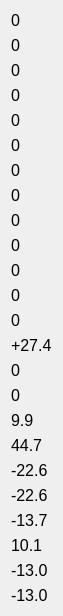
     <widget class="QWidget" name="layoutWidget_38">
      <property name="geometry">
       <rect>
        <x>450</x>
        <y>180</y>
        <width>56</width>
        <height>461</height>
       </rect>
      </property>
      <layout class="QVBoxLayout" name="verticalLayout_44">
       <item>
        <widget class="QLabel" name="label_211">
         <property name="font">
          <font>
           <pointsize>12</pointsize>
          </font>
         </property>
         <property name="text">
          <string>0</string>
         </property>
        </widget>
       </item>
       <item>
        <widget class="QLabel" name="label_212">
         <property name="font">
          <font>
           <pointsize>12</pointsize>
          </font>
         </property>
         <property name="text">
          <string>0</string>
         </property>
        </widget>
       </item>
       <item>
        <widget class="QLabel" name="label_213">
         <property name="font">
          <font>
           <pointsize>12</pointsize>
          </font>
         </property>
         <property name="text">
          <string>0</string>
         </property>
        </widget>
       </item>
       <item>
        <widget class="QLabel" name="label_214">
         <property name="font">
          <font>
           <pointsize>12</pointsize>
          </font>
         </property>
         <property name="text">
          <string>0</string>
         </property>
        </widget>
       </item>
       <item>
        <widget class="QLabel" name="label_215">
         <property name="font">
          <font>
           <pointsize>12</pointsize>
          </font>
         </property>
         <property name="text">
          <string>0</string>
         </property>
        </widget>
       </item>
       <item>
        <widget class="QLabel" name="label_216">
         <property name="font">
          <font>
           <pointsize>12</pointsize>
          </font>
         </property>
         <property name="text">
          <string>0</string>
         </property>
        </widget>
       </item>
       <item>
        <widget class="QLabel" name="label_217">
         <property name="font">
          <font>
           <pointsize>12</pointsize>
          </font>
         </property>
         <property name="text">
          <string>0</string>
         </property>
        </widget>
       </item>
       <item>
        <widget class="QLabel" name="label_218">
         <property name="font">
          <font>
           <pointsize>12</pointsize>
          </font>
         </property>
         <property name="text">
          <string>0</string>
         </property>
        </widget>
       </item>
       <item>
        <widget class="QLabel" name="label_219">
         <property name="font">
          <font>
           <pointsize>12</pointsize>
          </font>
         </property>
         <property name="text">
          <string>0</string>
         </property>
        </widget>
       </item>
       <item>
        <widget class="QLabel" name="label_220">
         <property name="font">
          <font>
           <pointsize>12</pointsize>
          </font>
         </property>
         <property name="text">
          <string>0</string>
         </property>
        </widget>
       </item>
       <item>
        <widget class="QLabel" name="label_221">
         <property name="font">
          <font>
           <pointsize>12</pointsize>
          </font>
         </property>
         <property name="text">
          <string>0</string>
         </property>
        </widget>
       </item>
       <item>
        <widget class="QLabel" name="label_222">
         <property name="font">
          <font>
           <pointsize>12</pointsize>
          </font>
         </property>
         <property name="text">
          <string>0</string>
         </property>
        </widget>
       </item>
       <item>
        <widget class="QLabel" name="label_223">
         <property name="font">
          <font>
           <pointsize>12</pointsize>
          </font>
         </property>
         <property name="text">
          <string>0</string>
         </property>
        </widget>
       </item>
       <item>
        <widget class="QLabel" name="label_224">
         <property name="font">
          <font>
           <pointsize>12</pointsize>
          </font>
         </property>
         <property name="text">
          <string>+27.4</string>
         </property>
        </widget>
       </item>
       <item>
        <widget class="QLabel" name="label_225">
         <property name="font">
          <font>
           <pointsize>12</pointsize>
          </font>
         </property>
         <property name="text">
          <string>0</string>
         </property>
        </widget>
       </item>
       <item>
        <widget class="QLabel" name="label_226">
         <property name="font">
          <font>
           <pointsize>12</pointsize>
          </font>
         </property>
         <property name="text">
          <string>0</string>
         </property>
        </widget>
       </item>
       <item>
        <widget class="QLabel" name="label_227">
         <property name="font">
          <font>
           <pointsize>12</pointsize>
          </font>
         </property>
         <property name="text">
          <string>9.9</string>
         </property>
        </widget>
       </item>
       <item>
        <widget class="QLabel" name="label_228">
         <property name="font">
          <font>
           <pointsize>12</pointsize>
          </font>
         </property>
         <property name="text">
          <string>44.7</string>
         </property>
        </widget>
       </item>
       <item>
        <widget class="QLabel" name="label_229">
         <property name="font">
          <font>
           <pointsize>12</pointsize>
          </font>
         </property>
         <property name="text">
          <string>-22.6</string>
         </property>
        </widget>
       </item>
       <item>
        <widget class="QLabel" name="label_230">
         <property name="font">
          <font>
           <pointsize>12</pointsize>
          </font>
         </property>
         <property name="text">
          <string>-22.6</string>
         </property>
        </widget>
       </item>
       <item>
        <widget class="QLabel" name="label_231">
         <property name="font">
          <font>
           <pointsize>12</pointsize>
          </font>
         </property>
         <property name="text">
          <string>-13.7</string>
         </property>
        </widget>
       </item>
       <item>
        <widget class="QLabel" name="label_232">
         <property name="font">
          <font>
           <pointsize>12</pointsize>
          </font>
         </property>
         <property name="text">
          <string>10.1</string>
         </property>
        </widget>
       </item>
       <item>
        <widget class="QLabel" name="label_233">
         <property name="font">
          <font>
           <pointsize>12</pointsize>
          </font>
         </property>
         <property name="text">
          <string>-13.0</string>
         </property>
        </widget>
       </item>
       <item>
        <widget class="QLabel" name="label_234">
         <property name="font">
          <font>
           <pointsize>12</pointsize>
          </font>
         </property>
         <property name="text">
          <string>-13.0</string>
         </property>
        </widget>
       </item>
      </layout>
     </widget>
